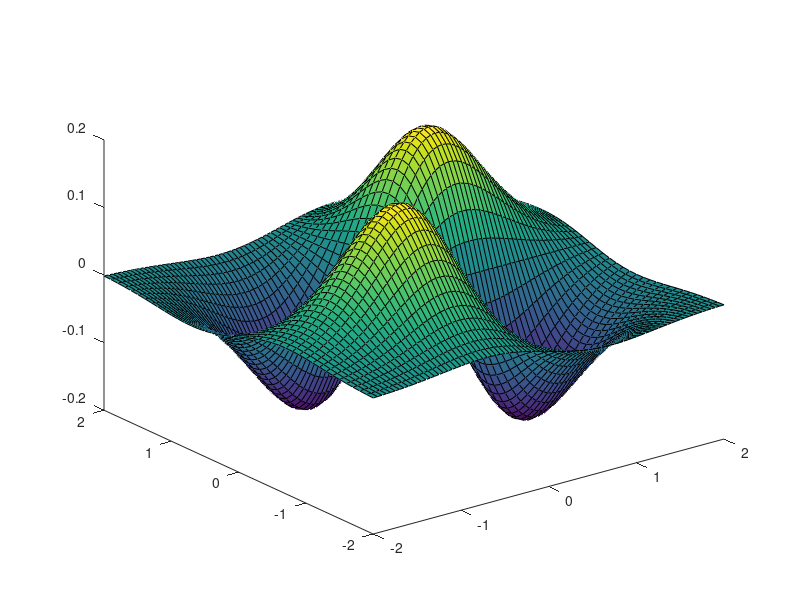

Write the MATLAB code that produced this figure.
[x,y] = meshgrid (-2:0.05:2,-2:0.1:2);
%menghasilkan grid grid berspasi sama
z=x.*y.*exp(-x.^2-y.^2);
%fungsi grafik z dengan variabel x dan y
figure          %membuka figure window
surface(x,y,z)         %membuat permukaan grafik
view(3)         %untuk dapat dilihat secara 3d